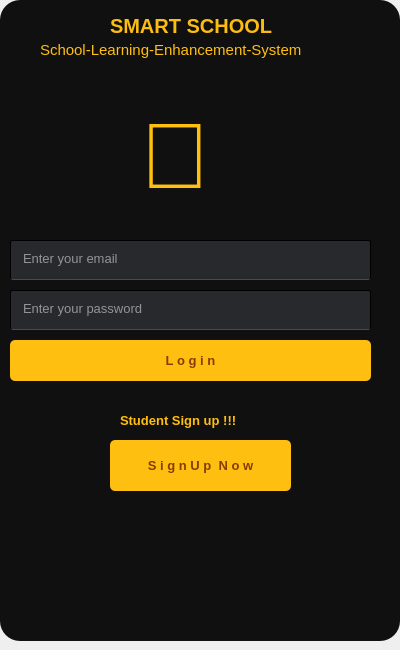
<?xml version="1.0" encoding="UTF-8"?>
<ui version="4.0">
 <class>Form</class>
 <widget class="QWidget" name="Form">
  <property name="geometry">
   <rect>
    <x>0</x>
    <y>0</y>
    <width>400</width>
    <height>650</height>
   </rect>
  </property>
  <property name="minimumSize">
   <size>
    <width>0</width>
    <height>0</height>
   </size>
  </property>
  <property name="windowTitle">
   <string>Form</string>
  </property>
  <widget class="QWidget" name="widget" native="true">
   <property name="enabled">
    <bool>true</bool>
   </property>
   <property name="geometry">
    <rect>
     <x>0</x>
     <y>0</y>
     <width>400</width>
     <height>641</height>
    </rect>
   </property>
   <property name="maximumSize">
    <size>
     <width>400</width>
     <height>650</height>
    </size>
   </property>
   <property name="styleSheet">
    <string notr="true">background-color:rgb(16,16,16,255);
border-radius:20px;
</string>
   </property>
   <widget class="QLineEdit" name="tb1">
    <property name="geometry">
     <rect>
      <x>10</x>
      <y>240</y>
      <width>361</width>
      <height>40</height>
     </rect>
    </property>
    <property name="font">
     <font>
      <pointsize>10</pointsize>
     </font>
    </property>
    <property name="styleSheet">
     <string notr="true">background-color:rgb(47,49,52,200);
color:rgb(255,255,255);
border-radius:2px;
padding-left:10px;
border:1px solid rgba(0,0,0);
border-bottom-color:rgb(46,82,102,255);
padding-bottom:3px</string>
    </property>
    <property name="echoMode">
     <enum>QLineEdit::Normal</enum>
    </property>
    <property name="placeholderText">
     <string>Enter your email</string>
    </property>
    <property name="clearButtonEnabled">
     <bool>true</bool>
    </property>
   </widget>
   <widget class="QLineEdit" name="tb2">
    <property name="geometry">
     <rect>
      <x>10</x>
      <y>290</y>
      <width>361</width>
      <height>40</height>
     </rect>
    </property>
    <property name="font">
     <font>
      <pointsize>10</pointsize>
     </font>
    </property>
    <property name="styleSheet">
     <string notr="true">background-color:rgb(47,49,52,200);
color:rgb(255,255,255);
border-radius:2px;
padding-left:10px;
border:1px solid rgba(0,0,0);
border-bottom-color:rgb(46,82,102,255);
padding-bottom:3px</string>
    </property>
    <property name="echoMode">
     <enum>QLineEdit::Password</enum>
    </property>
    <property name="placeholderText">
     <string>Enter your password</string>
    </property>
    <property name="clearButtonEnabled">
     <bool>true</bool>
    </property>
   </widget>
   <widget class="QPushButton" name="b1">
    <property name="geometry">
     <rect>
      <x>10</x>
      <y>340</y>
      <width>361</width>
      <height>41</height>
     </rect>
    </property>
    <property name="font">
     <font>
      <pointsize>10</pointsize>
      <weight>75</weight>
      <bold>true</bold>
     </font>
    </property>
    <property name="styleSheet">
     <string notr="true">QPushButton#b1 {
    background-color: rgb(255, 191, 16);
    color: rgb(135, 60, 0);
    border-radius: 5px;
}

QPushButton#b1:pressed {
    background-color: rgb(255, 255, 16);
}
</string>
    </property>
    <property name="text">
     <string>L o g i n</string>
    </property>
   </widget>
   <widget class="QLabel" name="label">
    <property name="geometry">
     <rect>
      <x>140</x>
      <y>70</y>
      <width>101</width>
      <height>171</height>
     </rect>
    </property>
    <property name="font">
     <font>
      <pointsize>70</pointsize>
     </font>
    </property>
    <property name="styleSheet">
     <string notr="true">color: rgb(255, 191, 16);</string>
    </property>
    <property name="text">
     <string></string>
    </property>
   </widget>
   <widget class="QLabel" name="label_2">
    <property name="geometry">
     <rect>
      <x>120</x>
      <y>410</y>
      <width>161</width>
      <height>21</height>
     </rect>
    </property>
    <property name="font">
     <font>
      <pointsize>10</pointsize>
      <weight>75</weight>
      <bold>true</bold>
     </font>
    </property>
    <property name="styleSheet">
     <string notr="true">color:rgb(255,191,16);</string>
    </property>
    <property name="text">
     <string>Student Sign up !!!</string>
    </property>
   </widget>
   <widget class="QPushButton" name="b2">
    <property name="geometry">
     <rect>
      <x>110</x>
      <y>440</y>
      <width>181</width>
      <height>51</height>
     </rect>
    </property>
    <property name="font">
     <font>
      <pointsize>10</pointsize>
      <weight>75</weight>
      <bold>true</bold>
     </font>
    </property>
    <property name="styleSheet">
     <string notr="true">QPushButton#b2 {
    background-color: rgb(255, 191, 16);
    color: rgb(135, 60, 0);
    border-radius: 5px;
}

QPushButton#b2:pressed {
    background-color: rgb(255, 255, 16);
}
</string>
    </property>
    <property name="text">
     <string>S i g n U p  N o w</string>
    </property>
   </widget>
   <widget class="QLabel" name="label_3">
    <property name="geometry">
     <rect>
      <x>110</x>
      <y>0</y>
      <width>241</width>
      <height>51</height>
     </rect>
    </property>
    <property name="font">
     <font>
      <pointsize>15</pointsize>
      <weight>75</weight>
      <bold>true</bold>
      <strikeout>false</strikeout>
     </font>
    </property>
    <property name="styleSheet">
     <string notr="true">color: rgb(253, 189, 16);</string>
    </property>
    <property name="text">
     <string>SMART SCHOOL</string>
    </property>
   </widget>
   <widget class="QLabel" name="label_4">
    <property name="geometry">
     <rect>
      <x>40</x>
      <y>40</y>
      <width>321</width>
      <height>20</height>
     </rect>
    </property>
    <property name="font">
     <font>
      <pointsize>11</pointsize>
     </font>
    </property>
    <property name="styleSheet">
     <string notr="true">color: rgb(255, 191, 16);</string>
    </property>
    <property name="text">
     <string>School-Learning-Enhancement-System</string>
    </property>
   </widget>
   <zorder>label</zorder>
   <zorder>tb1</zorder>
   <zorder>tb2</zorder>
   <zorder>b1</zorder>
   <zorder>label_2</zorder>
   <zorder>b2</zorder>
   <zorder>label_3</zorder>
   <zorder>label_4</zorder>
  </widget>
 </widget>
 <resources/>
 <connections/>
</ui>
